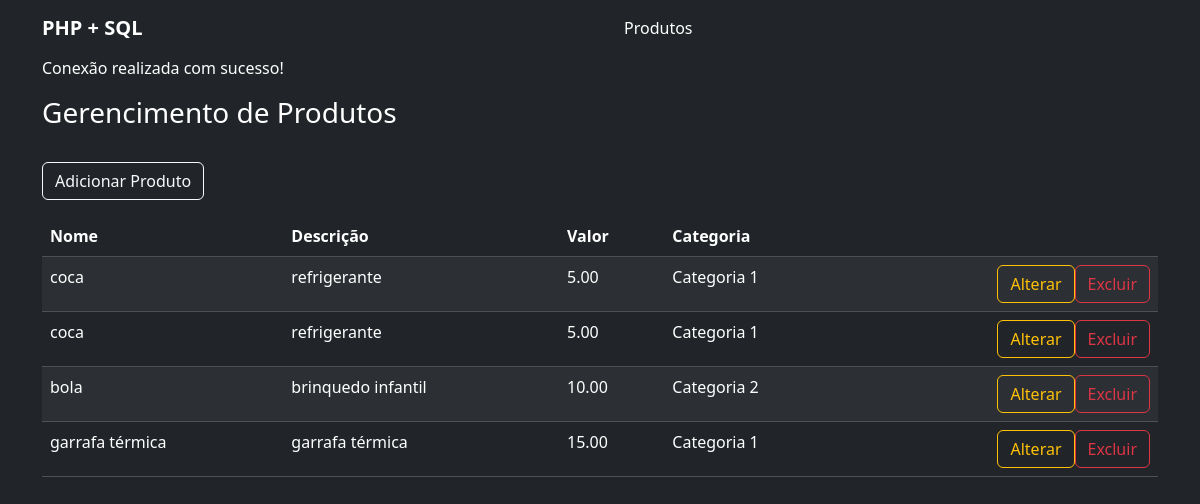
The app's page /produtos/index.php with its own data.
### tables this page shows
CREATE TABLE `produto` (
  `id` int(11) NOT NULL,
  `nome` varchar(150) NOT NULL,
  `descricao` text NOT NULL,
  `valor` decimal(8,2) NOT NULL,
  `categoria_id` int(11) NOT NULL
);

CREATE TABLE `categoria` (
  `id` int(11) NOT NULL,
  `descricao` varchar(150) NOT NULL
);

### funcao.php (called while the page is built, shortened)
<?php
    function conectarBanco() {
        $conexao = new PDO("mysql:host=localhost; dbname=bancophp", "root", "");
        return $conexao;
    }
    function retornarProdutos() {
        try {
            $sql = "SELECT p.*, c.descricao as categoria FROM produto p
                    INNER JOIN categoria c ON c.id = p.categoria_id";
            $conexao = conectarBanco();
            return $conexao->query($sql);
        } catch(Exception $e) {
            return 0;
        }
    }

### produtos/index.php (the view)
<?php
    require_once("../header.php");
?>
    <h3 class="text-white my-3">Gerencimento de Produtos</h3>
    <a href="inserir_produto.php" class="btn btn-outline-light mt-3">Adicionar Produto</a>
    <table class="mt-3 table table-hover table-striped text-white table-dark">
        <thead>
            <tr>
                <th>Nome</th>
                <th>Descrição</th>
                <th>Valor</th>
                <th>Categoria</th>
                <th></th>
            </tr>
        </thead>
        <tbody>
            <?php
                $linhas = retornarProdutos();
                while($l = $linhas->fetch(PDO::FETCH_ASSOC)) {
            ?>
            <tr>
                <td><?= $l['nome']?></td>
                <td><?= $l['descricao']?></td>
                <td><?= $l['valor']?></td>
                <td><?= $l['categoria']?></td>
                <td class="d-flex justify-content-end">
                    <a href="alterar_produto.php" class="btn btn-outline-warning">
                        Alterar
                    </a>
                    <a href="excluir_produto.php" class="btn btn-outline-danger">
                        Excluir
                    </a>
                </td>
            </tr>
            <?php
                }
            ?>
        </tbody>
    </table>
<?php
    require_once("../footer.php");

### header.php (shortened to what this page needs)
<!doctype html>
<html lang="pt-BR">
<head>
    <link href="https://cdn.jsdelivr.net/npm/bootstrap@5.3.3/dist/css/bootstrap.min.css" rel="stylesheet">
</head>
<body class="bg-dark">
<nav class="navbar navbar-expand-lg navbar-dark bg-dark justify-content-center center-menu">
  <div class="container">
    <a class="navbar-brand text-white" href="#"><b>PHP + SQL</b></a>
    <div class="collapse navbar-collapse justify-content-center" id="navbarSupportedContent">
      <ul class="navbar-nav me-auto mb-2 mb-lg-0">
        <li class="nav-item">
          <a class="nav-link active text-white" aria-current="page" href="produtos/index.php">Produtos</a>
        </li>
      </ul>
    </div>
  </div>
</nav>
<main class="container">
<?php
  require_once("funcao.php");
  if(conectarBanco()) {
    echo '<p class="text-white">Conexão realizada com sucesso!</p>';
  }

### footer.php (shortened to what this page needs)
    </main>
</body>
</html>

### header.php (style rules this page uses)
.navbar-nav { width: 100%; display: flex; justify-content: center; }

### records on screen
produto: nome "coca", descricao "refrigerante", valor "5.00", categoria.descricao "Categoria 1"
produto: nome "coca", descricao "refrigerante", valor "5.00", categoria.descricao "Categoria 1"
produto: nome "bola", descricao "brinquedo infantil", valor "10.00", categoria.descricao "Categoria 2"
produto: nome "garrafa térmica", descricao "garrafa térmica", valor "15.00", categoria.descricao "Categoria 1"
